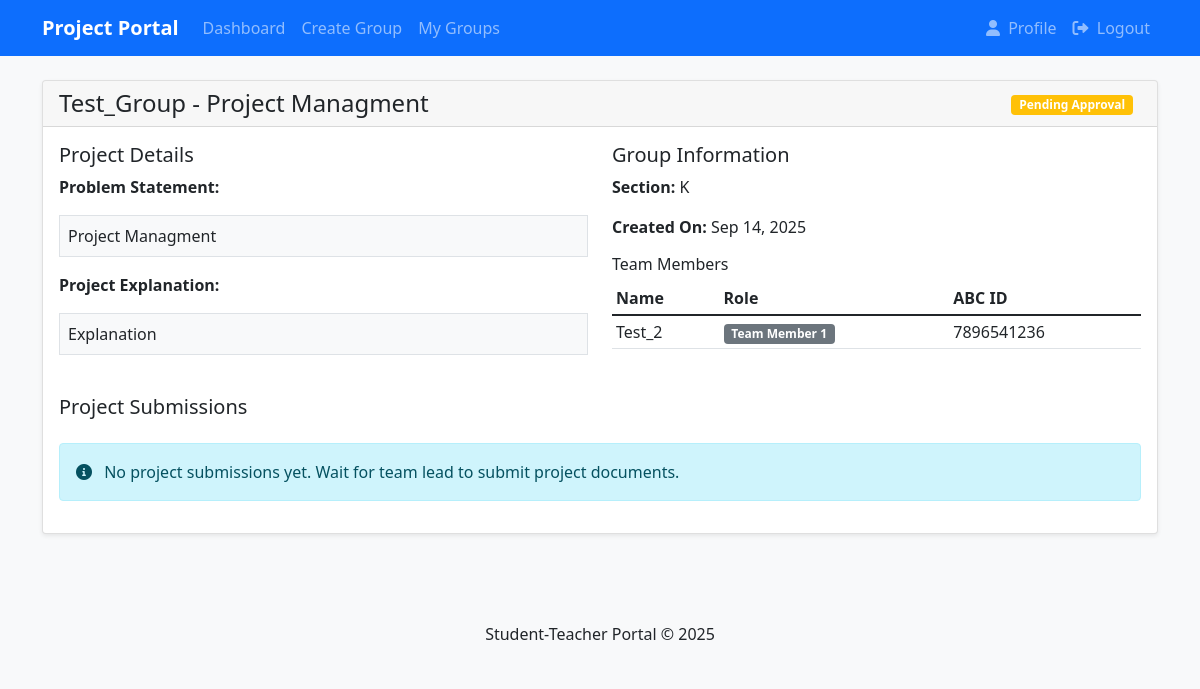
Screenshot of /projects/groups/1/ (signed in) with the database file from the repository.
### projects/models.py (models this page shows, shortened)
class ProjectGroup(models.Model):
    name = models.CharField(max_length=100)
    section = models.CharField(max_length=10)
    project_title = models.CharField(max_length=200)
    problem_statement = models.TextField()
    project_explanation = models.TextField()
    created_at = models.DateTimeField(auto_now_add=True)
    is_approved = models.BooleanField(default=False)
    mentor = models.ForeignKey(TeacherProfile, on_delete=models.SET_NULL, null=True, blank=True)

class GroupMember(models.Model):
    ROLE_CHOICES = [
        ('lead', 'Team Lead'),
        ('member1', 'Team Member 1'),
        ('member2', 'Team Member 2'),
        ('member3', 'Team Member 3'),
    ]
    group = models.ForeignKey(ProjectGroup, on_delete=models.CASCADE, related_name='members')
    student = models.ForeignKey(StudentProfile, on_delete=models.CASCADE)
    role = models.CharField(max_length=10, choices=ROLE_CHOICES)
    class Meta:
        unique_together = ('group', 'student')

### accounts/models.py (models this page shows, shortened)
class StudentProfile(models.Model):
    user = models.OneToOneField(User, on_delete=models.CASCADE, primary_key=True)
    full_name = models.CharField(max_length=100)
    section = models.CharField(max_length=10)
    passing_year = models.IntegerField()
    branch = models.CharField(max_length=50)
    degree = models.CharField(max_length=50)
    mobile_no = models.CharField(max_length=15)
    email_id = models.EmailField()
    abc_id = models.CharField(max_length=20, unique=True)
    id_card_photo = models.ImageField(upload_to='id_cards/')

### projects/views.py (the view)
# urls.py: path('groups/<int:group_id>/', views.group_detail, name='group_detail'),
@login_required
def group_detail(request, group_id):
    group = get_object_or_404(ProjectGroup, id=group_id)
    if not can_view_submissions(request.user, group):
        messages.error(request, 'You are not authorized to view this group.')
        return redirect('dashboard')
    can_edit = can_edit_submissions(request.user, group)
    members = GroupMember.objects.filter(group=group)
    try:
        submission = ProjectSubmission.objects.get(group=group)
        has_submission = True
    except ProjectSubmission.DoesNotExist:
        submission = None
        has_submission = False
    mentor = group.mentor
    return render(request, 'projects/group_detail.html', {
        'group': group,
        'members': members,
        'submission': submission,
        'has_submission': has_submission,
        'can_edit': can_edit,
        'mentor': mentor
    })

### projects/views.py (called while the page is built)
def can_view_submissions(user, group):
    if user.is_superuser:
        return True
    if user.is_teacher:
        return True
    if user.is_student:
        try:
            student_profile = StudentProfile.objects.get(user=user)
            return GroupMember.objects.filter(group=group, student=student_profile).exists()
        except StudentProfile.DoesNotExist:
            return False
    return False

def can_edit_submissions(user, group):
    if user.is_superuser:
        return True
    if user.is_student:
        try:
            student_profile = StudentProfile.objects.get(user=user)
            return GroupMember.objects.filter(
                group=group,
                student=student_profile,
                role='lead'
            ).exists()
        except StudentProfile.DoesNotExist:
            return False
    return False

### templates/projects/group_detail.html (shortened to what this page needs)
{% extends 'base.html' %}
{% block content %}
<div class="row">
    <div class="col-md-12">
        <div class="card">
            <div class="card-header d-flex justify-content-between align-items-center">
                <h4 class="card-title mb-0">{{ group.name }} - {{ group.project_title }}</h4>
                <div>
                    <span class="badge bg-{% if group.is_approved %}success{% else %}warning{% endif %} me-2">
                        {% if group.is_approved %}Approved{% else %}Pending Approval{% endif %}
                    </span>
                </div>
            </div>
            <div class="card-body">
                <div class="row mb-4">
                    <div class="col-md-6">
                        <h5>Project Details</h5>
                        <p><strong>Problem Statement:</strong></p>
                        <p class="border p-2 bg-light">{{ group.problem_statement }}</p>
                        <p><strong>Project Explanation:</strong></p>
                        <p class="border p-2 bg-light">{{ group.project_explanation }}</p>
                    </div>
                    <div class="col-md-6">
                        <h5>Group Information</h5>
                        <p><strong>Section:</strong> {{ group.section }}</p>
                        <p><strong>Created On:</strong> {{ group.created_at|date:"M d, Y" }}</p>
                        <h6 class="mt-3">Team Members</h6>
                        <div class="table-responsive">
                            <table class="table table-sm">
                                <thead>
                                    <tr>
                                        <th>Name</th>
                                        <th>Role</th>
                                        <th>ABC ID</th>
                                    </tr>
                                </thead>
                                <tbody>
                                    {% for member in members %}
                                    <tr>
                                        <td>{{ member.student.full_name }}</td>
                                        <td>
                                            <span class="badge bg-{% if member.role == 'lead' %}primary{% else %}secondary{% endif %}">
                                                {{ member.get_role_display }}
                                            </span>
                                        </td>
                                        <td>{{ member.student.abc_id }}</td>
                                    </tr>
                                    {% endfor %}
                                </tbody>
                            </table>
                        </div>
                    </div>
                </div>
                <div class="mt-4">
                    <div class="d-flex justify-content-between align-items-center mb-3">
                        <h5>Project Submissions</h5>
                    </div>
                    {% if has_submission %}
                    <div class="card">
                        <div class="card-body">
                            <div class="row">
                                <div class="col-md-6">
                                    <h6>Presentation File</h6>
                                    {% if submission.ppt_file %}
                                    <p>
                                        <a href="{{ submission.ppt_file.url }}" target="_blank" class="btn btn-outline-primary btn-sm">
                                            <i class="fas fa-download me-1"></i> Download PPT
                                        </a>
                                    </p>
                                    {% else %}
                                    <p class="text-muted">No presentation file submitted</p>
                                    {% endif %}
                                    <h6>Synopsis Report</h6>
                                    {% if submission.synopsis_report %}
                                    <p>
                                        <a href="{{ submission.synopsis_report.url }}" target="_blank" class="btn btn-outline-primary btn-sm">
                                            <i class="fas fa-download me-1"></i> Download Synopsis
                                        </a>
                                    </p>
                                    {% else %}
                                    <p class="text-muted">No synopsis report submitted</p>
                                    {% endif %}
                                </div>
                                <div class="col-md-6">
                                    <h6>SRS Report</h6>
                                    {% if submission.srs_report %}
                                    <p>
                                        <a href="{{ submission.srs_report.url }}" target="_blank" class="btn btn-outline-primary btn-sm">
                                            <i class="fas fa-download me-1"></i> Download SRS
                                        </a>
                                    </p>
                                    {% else %}
                                    <p class="text-muted">No SRS report submitted</p>
                                    {% endif %}
                                    <h6>GitHub Repository</h6>
                                    {% if submission.github_link %}
                                    <p>
                                        <a href="{{ submission.github_link }}" target="_blank" class="btn btn-outline-dark btn-sm">
                                            <i class="fab fa-github me-1"></i> Visit Repository
                                        </a>
                                    </p>
                                    {% else %}
                                    <p class="text-muted">No GitHub link submitted</p>
                                    {% endif %}
                                </div>
                            </div>
                            {% if submission.submitted_at %}
                            <div class="mt-3 pt-3 border-top">
                                <small class="text-muted">
                                    Last updated: {{ submission.updated_at|date:"M d, Y H:i" }}
                                </small>
                            </div>
                            {% endif %}
                        </div>
                    </div>
                    {% else %}
                    <div class="alert alert-info">
                        <i class="fas fa-info-circle me-2"></i>
                        No project submissions yet. {% if can_edit %}Team lead can submit project documents.{% else %}Wait for team lead to submit project documents.{% endif %}
                    </div>
                    {% endif %}
                </div>
            </div>
        </div>
    </div>
</div>
{% endblock %}

### templates/base.html (style rules this page uses)
body { background-color: #f8f9fa; }
.card { box-shadow: 0 0.125rem 0.25rem rgba(0, 0, 0, 0.075); margin-bottom: 1.5rem; }
.table th { border-top: none; }

### rows the page displays
ProjectGroup: name "Test_Group", project_title "Project Managment", problem_statement "Project Managment", project_explanation "Explanation", section "K", created_at "Sep 14, 2025"
GroupMember: student.full_name "Test_2", role "Team Member 1", student.abc_id "7896541236"
